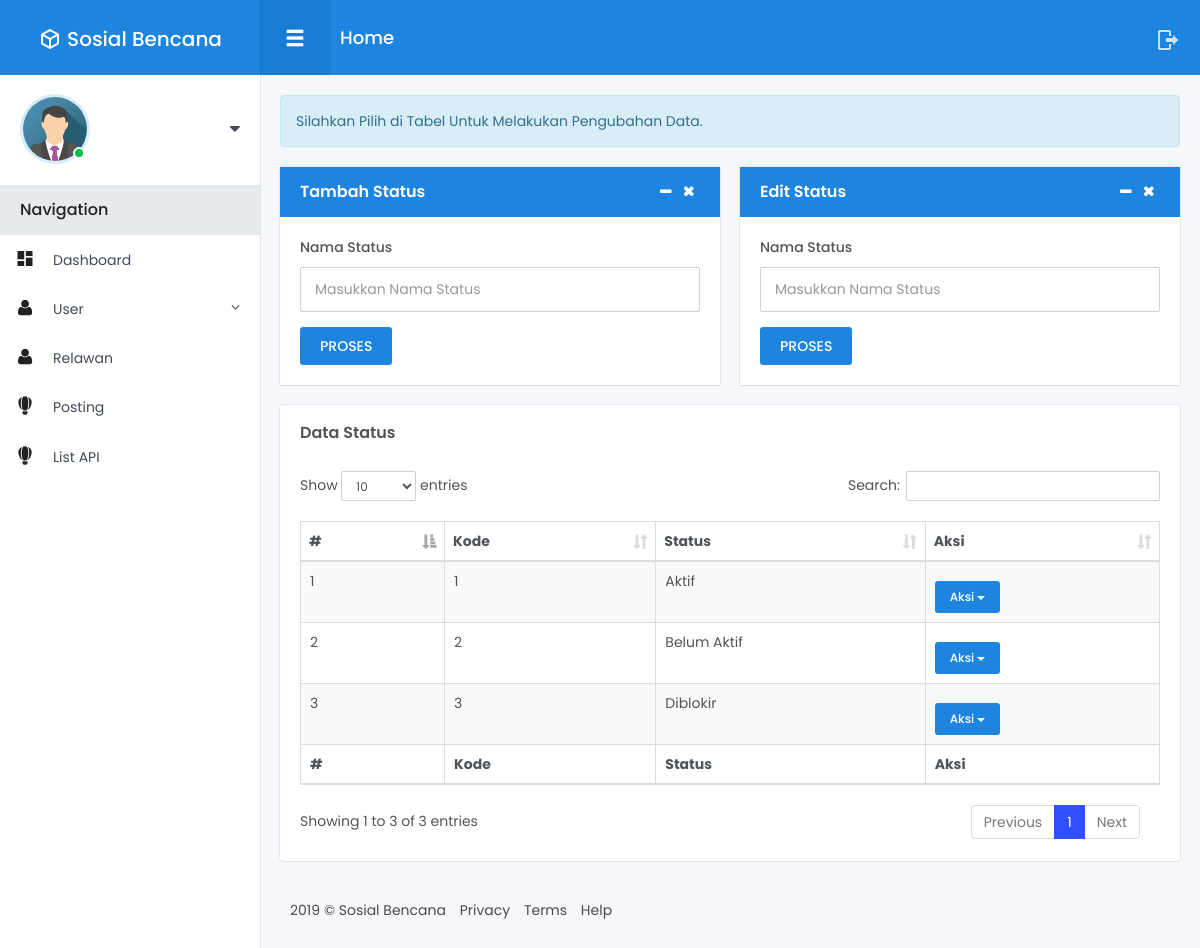
/index.php/status, run on the app's committed database.
### tables this page shows
CREATE TABLE `status` (
  `id_status` int(11) NOT NULL,
  `kode_status` int(11) NOT NULL,
  `nama_status` varchar(50) NOT NULL,
  `tanggal` timestamp NOT NULL DEFAULT CURRENT_TIMESTAMP ON UPDATE CURRENT_TIMESTAMP
);

### application/controllers/Status.php (called while the page is built, shortened)
<?php
class Status extends CI_Controller {
    public function __construct()
    {
        $this->load->model('Status_model');
    }
    public function index()
    {
        $status          = $this->Status_model->getStatus()->result_array();
        $data = array(
            'status'         => $status,
        );
        $this->load->view('Admin/Status/index', $data);
    }
}

### index.php (called while the page is built, shortened)
<?php
require_once BASEPATH.'core/CodeIgniter.php';

### application/models/Status_model.php (called while the page is built, shortened)
<?php
class Status_model extends CI_Model {
    public function getStatus()
    {
        return $this->db->get('status');
    }
}

### application/views/Admin/Status/index.php (the view, shortened to what this page needs)
<!DOCTYPE html>
<html lang="en">
<head>
</head>
<body>
<div class="main-menu">
	<header class="header">
	</header>
	<div class="content">
	</div>
</div>
<div class="fixed-navbar">
</div>
<div id="wrapper">
	<div class="main-content">
		<div class="row small-spacing">
			<div class="col-lg-12">
				<div class="alert alert-info" role="alert"> Silahkan Pilih di Tabel Untuk Melakukan Pengubahan Data.</div>
			</div>
            <div class="col-lg-6">
				<div class="box-content card danger js__card">
					<h4 class="box-title bg-primary with-control">
						Tambah Status
						<span class="controls">
							<button type="button" class="control fa fa-minus js__card_minus"></button>
							<button type="button" class="control fa fa-times js__card_remove"></button>
						</span>
					</h4>
					<div class="card-content js__card_content">
						<?php echo form_open('status/p_tambah', array('autocomplete' => 'off')); ?>
							<div class="form-group">
								<label>Nama Status</label>
								<input type="text" class="form-control" name="nama_status" placeholder="Masukkan Nama Status" value="<?php echo set_value('nama_status'); ?>">
							</div>
							<button type="submit" class="btn btn-primary btn-sm waves-effect waves-light">PROSES</button>
						<?php echo form_close(); ?>
					</div>
				</div>
			</div>
            <div class="col-lg-6">
				<div class="box-content card danger js__card">
					<h4 class="box-title bg-primary with-control">
						Edit Status
						<span class="controls">
							<button type="button" class="control fa fa-minus js__card_minus"></button>
							<button type="button" class="control fa fa-times js__card_remove"></button>
						</span>
					</h4>
					<div class="card-content js__card_content">
						<?php echo form_open('status/p_edit', array('autocomplete' => 'off')); ?>
							<div class="form-group">
								<label>Nama Status</label>
								<input type="text" class="form-control" name="nama_status" id="nama_status" placeholder="Masukkan Nama Status" value="<?php echo set_value('nama_status'); ?>">
							</div>
							<button type="submit" class="btn btn-primary btn-sm waves-effect waves-light">PROSES</button>
						<?php echo form_close(); ?>
					</div>
				</div>
			</div>
            <div class="col-lg-12">
				<div class="box-content">
					<h4 class="box-title">Data Status</h4>
					<table id="example" class="table table-striped table-bordered table-hover display" style="width:100%">
						<thead>
							<tr>
								<th>#</th>
								<th>Kode</th>
								<th>Status</th>
								<th>Aksi</th>
							</tr>
						</thead>
						<tfoot>
							<tr>
								<th>#</th>
								<th>Kode</th>
								<th>Status</th>
								<th>Aksi</th>
							</tr>
						</tfoot>
						<tbody>
                            <?php
                            $no=1;
                            foreach($status as $status):
                            ?>
                            <tr>
                                <td><?php echo $no++; ?></td>
                                <td><?php echo $status['kode_status']; ?></td>
                                <td><?php echo $status['nama_status']; ?></td>
                                <td>
									<div class="btn-group margin-top-10">
										<button type="button" class="btn btn-xs btn-block btn-primary dropdown-toggle" data-toggle="dropdown" aria-haspopup="true" aria-expanded="false">Aksi <span class="caret"></span></button>
									</div>
                                </td>
                            </tr>
                            <?php endforeach; ?>
                        </tbody>
					</table>
				</div>
			</div>
		</div>
		<footer class="footer">
		</footer>
	</div>
</div>
</body>
</html>

### data on the page
status: kode_status "1", nama_status "Aktif"
status: kode_status "2", nama_status "Belum Aktif"
status: kode_status "3", nama_status "Diblokir"

### other printed values
SITE_NAME "Sosial Bencana"
